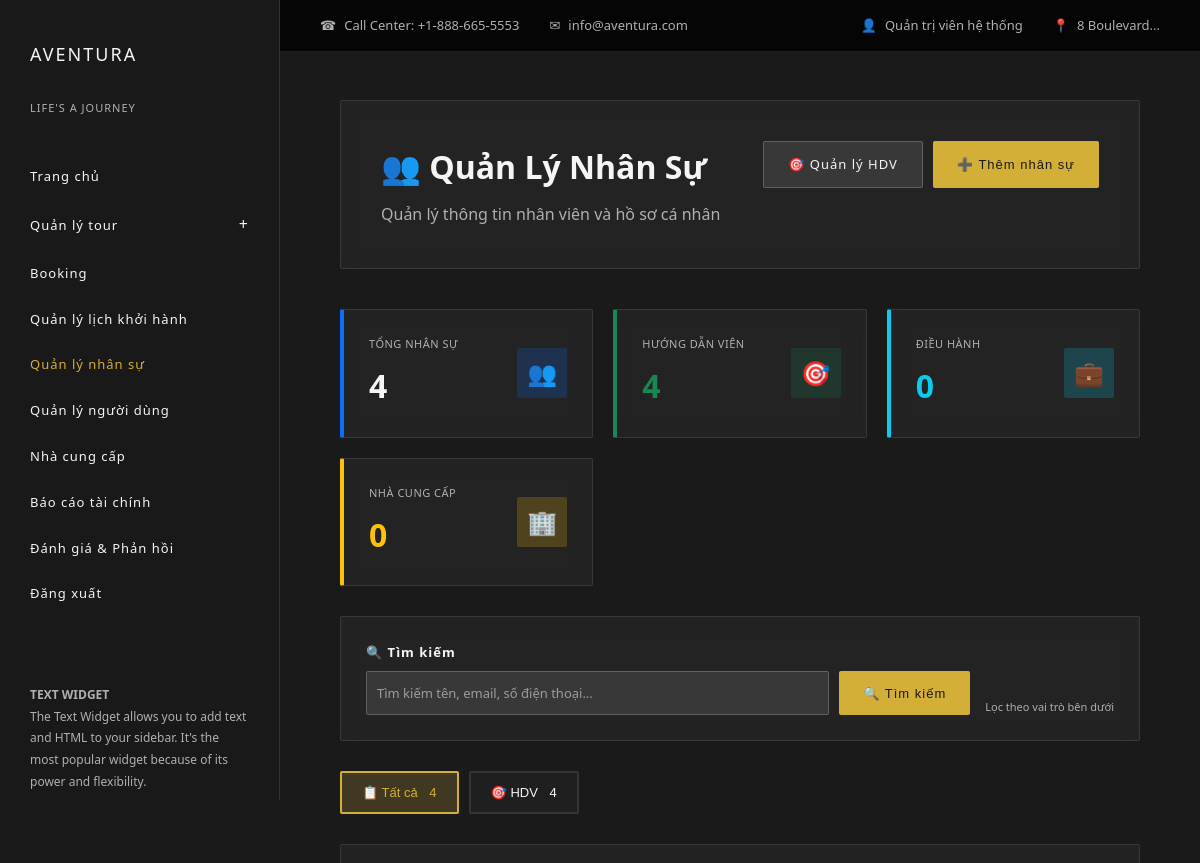
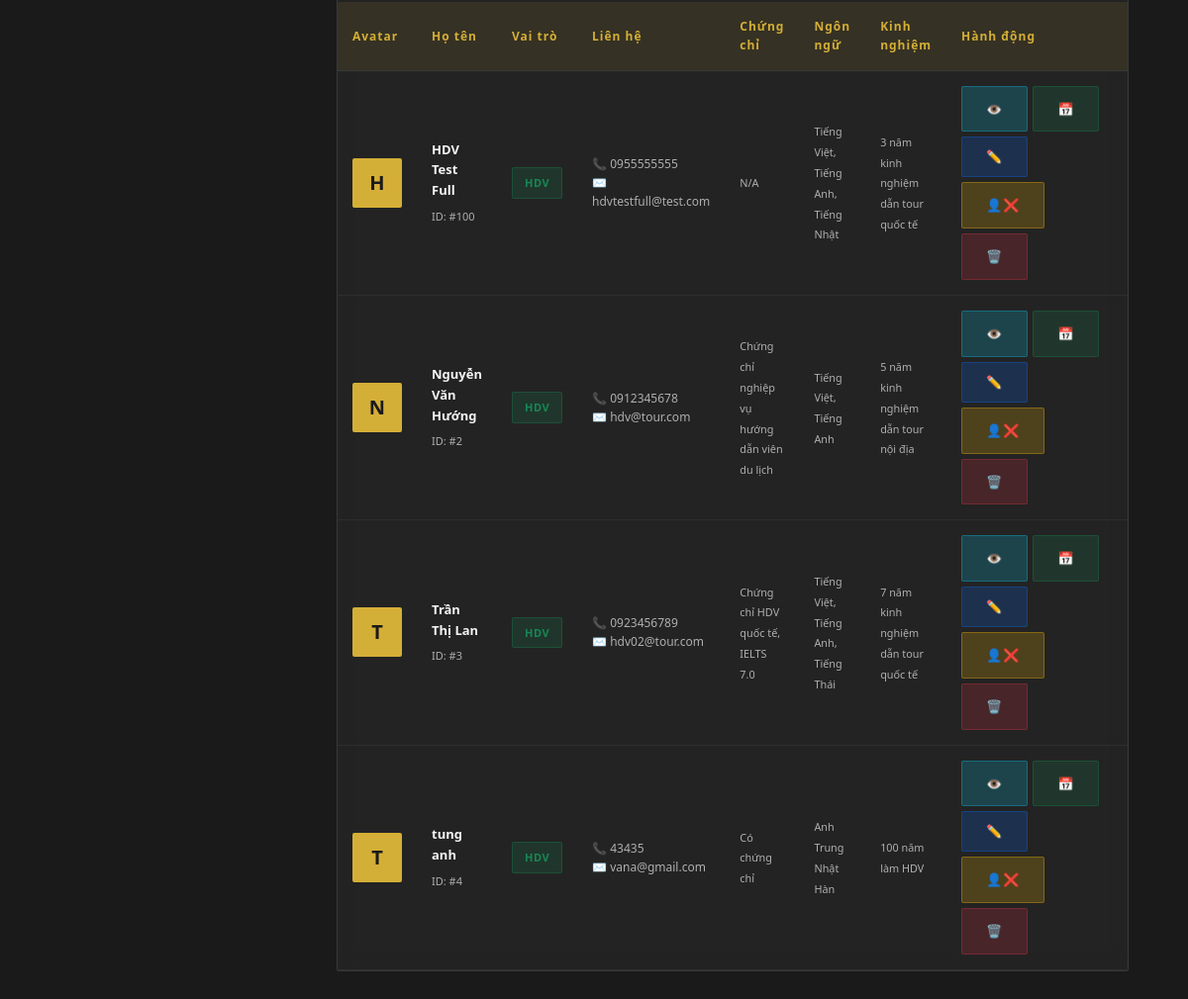
The page /index.php?act=admin/nhanSu (signed in) on the database its author committed (2 pictures, top to bottom).
### tables this page shows
CREATE TABLE `nhan_su` (
  `nhan_su_id` int(11) NOT NULL,
  `nguoi_dung_id` int(11) DEFAULT NULL,
  `vai_tro` enum('HDV','DieuHanh','TaiXe','Khac') DEFAULT NULL,
  `loai_hdv` enum('NoiDia','QuocTe','ChuyenTuyen','ChuyenDoan','TongHop') DEFAULT 'TongHop' COMMENT 'Loại HDV',
  `chuyen_tuyen` varchar(255) DEFAULT NULL COMMENT 'Các tuyến chuyên: Miền Bắc, Miền Trung, Miền Nam, Đông Nam Á...',
  `danh_gia_tb` decimal(3,2) DEFAULT 0.00 COMMENT 'Điểm đánh giá trung bình 0-5',
  `so_tour_da_dan` int(11) DEFAULT 0 COMMENT 'Tổng số tour đã dẫn',
  `trang_thai_lam_viec` enum('SanSang','DangBan','NghiPhep','TamNghi') DEFAULT 'SanSang' COMMENT 'Trạng thái làm việc',
  `chung_chi` text DEFAULT NULL,
  `ngon_ngu` text DEFAULT NULL,
  `kinh_nghiem` text DEFAULT NULL,
  `suc_khoe` text DEFAULT NULL
);

CREATE TABLE `nguoi_dung` (
  `id` int(11) NOT NULL,
  `ten_dang_nhap` varchar(100) DEFAULT NULL,
  `mat_khau` varchar(255) DEFAULT NULL,
  `ho_ten` varchar(255) DEFAULT NULL,
  `avatar` varchar(255) DEFAULT NULL,
  `email` varchar(255) DEFAULT NULL,
  `so_dien_thoai` varchar(20) DEFAULT NULL,
  `vai_tro` enum('Admin','HDV','KhachHang','NhaCungCap') DEFAULT NULL,
  `quyen_cap_cao` tinyint(1) DEFAULT 0,
  `trang_thai` enum('HoatDong','BiKhoa') DEFAULT 'HoatDong',
  `ngay_tao` timestamp NULL DEFAULT current_timestamp()
);

### controllers/AdminController.php (called while the page is built, shortened)
<?php
class AdminController {
    public function nhanSu() {
        $nhanSuModel = new NhanSu();
        $q = isset($_GET['q']) ? trim($_GET['q']) : '';
        $role = isset($_GET['role']) ? trim($_GET['role']) : '';
        $roles = $nhanSuModel->getRoles();
        $data_by_role = [];
        if (!empty($roles)) {
            foreach ($roles as $r) {
                $data_by_role[$r] = $nhanSuModel->getByRole($r);
            }
        }
        if ($q !== '') {
            $nhan_su_list = $nhanSuModel->search($q);
            $active_role = null;
        } elseif ($role !== '' && isset($data_by_role[$role])) {
            $nhan_su_list = $data_by_role[$role];
            $active_role = $role;
        } else {
            $nhan_su_list = $nhanSuModel->getAll();
            $active_role = null;
        }
        require 'views/admin/quan_ly_nhan_su.php';
    }
}

### commons/env.php (called while the page is built, shortened)
<?php
function getPDOConnection() {
    try {
        $conn = new PDO(
            "mysql:host=" . DB_HOST . ";port=" . DB_PORT . ";dbname=" . DB_NAME . ";charset=utf8mb4",
            DB_USERNAME,
            DB_PASSWORD,
            [
                PDO::ATTR_ERRMODE => PDO::ERRMODE_EXCEPTION,
                PDO::ATTR_DEFAULT_FETCH_MODE => PDO::FETCH_ASSOC,
                PDO::ATTR_EMULATE_PREPARES => false
            ]
        );
        $conn->exec("SET time_zone = '+07:00'");
        return $conn;
    } catch (PDOException $e) {
        die("Kết nối thất bại: " . $e->getMessage());
    }
}

### commons/function.php (called while the page is built, shortened)
<?php
function connectDB() {
    return getPDOConnection();
}

### models/NhanSu.php (called while the page is built, shortened)
<?php
class NhanSu
{
    public $conn;
    public function __construct()
    {
        $this->conn = connectDB();
    }
    public function getAll() {
        $sql = "SELECT ns.*, nd.ho_ten, nd.email, nd.so_dien_thoai, nd.ten_dang_nhap, nd.id as nguoi_dung_id_full
                FROM nhan_su AS ns
                LEFT JOIN nguoi_dung AS nd ON ns.nguoi_dung_id = nd.id
                ORDER BY nd.ho_ten ASC";
        $stmt = $this->conn->prepare($sql);
        $stmt->execute();
        return $stmt->fetchAll();
    }
    public function getByRole($role) {
        $sql = "SELECT ns.*, nd.ho_ten, nd.email, nd.so_dien_thoai, nd.ten_dang_nhap, nd.id as nguoi_dung_id_full
                FROM nhan_su AS ns
                LEFT JOIN nguoi_dung AS nd ON ns.nguoi_dung_id = nd.id
                WHERE ns.vai_tro = ?
                ORDER BY nd.ho_ten ASC";
        $stmt = $this->conn->prepare($sql);
        $stmt->execute([$role]);
        return $stmt->fetchAll();
    }
    public function getRoles() {
        $roles = [];
        try {
            $sql = "SELECT DISTINCT vai_tro AS role FROM nhan_su WHERE vai_tro IS NOT NULL AND vai_tro != ''";
            $stmt = $this->conn->prepare($sql);
            $stmt->execute();
            $rows = $stmt->fetchAll();
            foreach ($rows as $r) { $roles[] = $r['role']; }
        } catch (Exception $e) {
        }
        return $roles;
    }
}
?>

### views/admin/quan_ly_nhan_su.php (the view, shortened to what this page needs)
<div class="page-header-section">
    <div style="display: flex; justify-content: space-between; align-items: start; flex-wrap: wrap; gap: 20px;">
        <div>
            <h1>👥 Quản Lý Nhân Sự</h1>
            <p style="color: var(--text-muted); margin-top: 10px;">Quản lý thông tin nhân viên và hồ sơ cá nhân</p>
        </div>
        <div style="display: flex; gap: 10px; flex-wrap: wrap;">
            <a href="index.php?act=admin/hdv_advanced" class="btn btn-secondary">
                🎯 Quản lý HDV
            </a>
            <button id="btnAdd" class="btn btn-primary" onclick="document.getElementById('nhanSuModal').classList.add('show')">
                ➕ Thêm nhân sự
            </button>
        </div>
    </div>
</div>
<?php
$total = count($nhan_su_list ?? []);
$hdvCount = isset($data_by_role['HDV']) ? count($data_by_role['HDV']) : 0;
$dieuHanhCount = isset($data_by_role['DieuHanh']) ? count($data_by_role['DieuHanh']) : 0;
$nhaCungCapCount = isset($data_by_role['NhaCungCap']) ? count($data_by_role['NhaCungCap']) : 0;
?>
<div class="stats-grid">
    <div class="stat-card border-primary">
        <div style="display: flex; justify-content: space-between; align-items: center;">
            <div>
                <div class="stat-label">Tổng nhân sự</div>
                <div class="stat-value"><?php echo $total; ?></div>
            </div>
            <div class="stat-icon bg-primary">👥</div>
        </div>
    </div>
    <div class="stat-card border-success">
        <div style="display: flex; justify-content: space-between; align-items: center;">
            <div>
                <div class="stat-label">Hướng dẫn viên</div>
                <div class="stat-value success"><?php echo $hdvCount; ?></div>
            </div>
            <div class="stat-icon bg-success">🎯</div>
        </div>
    </div>
    <div class="stat-card border-info">
        <div style="display: flex; justify-content: space-between; align-items: center;">
            <div>
                <div class="stat-label">Điều hành</div>
                <div class="stat-value info"><?php echo $dieuHanhCount; ?></div>
            </div>
            <div class="stat-icon bg-info">💼</div>
        </div>
    </div>
    <div class="stat-card border-warning">
        <div style="display: flex; justify-content: space-between; align-items: center;">
            <div>
                <div class="stat-label">Nhà cung cấp</div>
                <div class="stat-value warning"><?php echo $nhaCungCapCount; ?></div>
            </div>
            <div class="stat-icon bg-warning">🏢</div>
        </div>
    </div>
</div>
<div class="filter-section">
    <form method="get" action="index.php">
        <div style="display: grid; grid-template-columns: 1fr auto; gap: 15px; align-items: end;">
            <div class="form-group" style="margin: 0;">
                <label>🔍 Tìm kiếm</label>
                <div class="input-group">
                    <input class="input" type="search" placeholder="Tìm kiếm tên, email, số điện thoại..."
                           name="q" value="<?php echo htmlspecialchars($_GET['q'] ?? ''); ?>">
                    <button class="btn btn-primary" type="submit">🔍 Tìm kiếm</button>
                </div>
            </div>
            <div style="font-size: 11px; color: var(--text-muted); text-align: right;">
                <div>Lọc theo vai trò bên dưới</div>
            </div>
        </div>
    </form>
</div>
<?php if (!empty($roles)): ?>
<div class="role-tabs">
    <button class="role-tab <?php echo ($active_role === null) ? 'active' : ''; ?>"
            onclick="window.location.href='index.php?act=admin/nhanSu'">
        📋 Tất cả
        <span class="badge badge-secondary" style="margin-left: 8px;">
            <?php echo count($nhan_su_list ?? []); ?>
        </span>
    </button>
    <?php
    $roleIcons = [
        'HDV' => '🎯',
        'DieuHanh' => '💼',
        'NhaCungCap' => '🏢',
        'Khac' => '⚙️'
    ];
    foreach($roles as $r):
        $count = isset($data_by_role[$r]) ? count($data_by_role[$r]) : 0;
        $icon = $roleIcons[$r] ?? '👤';
    ?>
        <button class="role-tab <?php echo ($active_role === $r) ? 'active' : ''; ?>"
                onclick="window.location.href='index.php?act=admin/nhanSu&role=<?php echo urlencode($r); ?>'">
            <?php echo $icon; ?> <?php echo htmlspecialchars($r); ?>
            <span class="badge badge-secondary" style="margin-left: 8px;">
                <?php echo $count; ?>
            </span>
        </button>
    <?php endforeach; ?>
</div>
<?php endif; ?>
<div class="table-wrapper">
    <?php if (!empty($nhan_su_list)): ?>
        <table class="table">
            <thead>
                <tr>
                    <th style="width: 80px;">Avatar</th>
                    <th>Họ tên</th>
                    <th>Vai trò</th>
                    <th>Liên hệ</th>
                    <th>Chứng chỉ</th>
                    <th>Ngôn ngữ</th>
                    <th>Kinh nghiệm</th>
                    <th style="width: 280px;">Hành động</th>
                </tr>
            </thead>
            <tbody>
                <?php foreach ($nhan_su_list as $nhan_su): ?>
                    <tr>
                        <td>
                            <div class="employee-avatar">
                                <?php
                                $name = $nhan_su['ho_ten'] ?? 'N';
                                echo strtoupper(mb_substr($name, 0, 1));
                                ?>
                            </div>
                        </td>
                        <td>
                            <div style="font-weight: 600; margin-bottom: 5px; color: var(--text-light);">
                                <?php echo htmlspecialchars($nhan_su['ho_ten'] ?? ''); ?>
                            </div>
                            <small style="color: var(--text-muted); font-size: 11px;">
                                ID: #<?php echo htmlspecialchars($nhan_su['nhan_su_id']); ?>
                            </small>
                        </td>
                        <td>
                            <span class="role-badge <?php
                                echo match($nhan_su['vai_tro'] ?? '') {
                                    'HDV' => 'bg-success',
                                    'DieuHanh' => 'bg-info',
                                    'NhaCungCap' => 'bg-warning',
                                    default => 'bg-secondary'
                                };
                            ?>">
                                <?php echo htmlspecialchars($nhan_su['vai_tro'] ?? ''); ?>
                            </span>
                        </td>
                        <td>
                            <small style="color: var(--text-muted); font-size: 12px; display: block; line-height: 1.6;">
                                <div>📞 <?php echo htmlspecialchars($nhan_su['so_dien_thoai'] ?? 'N/A'); ?></div>
                                <div>✉️ <?php echo htmlspecialchars($nhan_su['email'] ?? 'N/A'); ?></div>
                            </small>
                        </td>
                        <td><small style="color: var(--text-muted);"><?php echo htmlspecialchars($nhan_su['chung_chi'] ?? 'N/A'); ?></small></td>
                        <td><small style="color: var(--text-muted);"><?php echo htmlspecialchars($nhan_su['ngon_ngu'] ?? 'N/A'); ?></small></td>
                        <td><small style="color: var(--text-muted);"><?php echo htmlspecialchars($nhan_su['kinh_nghiem'] ?? 'N/A'); ?></small></td>
                        <td>
                            <div style="display: flex; gap: 5px; flex-wrap: wrap;">
                                <a href="index.php?act=admin/nhanSu_chi_tiet&id=<?php echo $nhan_su['nhan_su_id']; ?>"
                                   class="btn btn-secondary btn-sm"
                                   style="background: rgba(13, 202, 240, 0.2); color: #0dcaf0; border-color: rgba(13, 202, 240, 0.3);"
                                   title="Xem sơ yếu lý lịch">
                                    👁️
                                </a>
                                <?php if ($nhan_su['vai_tro'] === 'HDV'): ?>
                                <a href="index.php?act=admin/hdv_detail&id=<?php echo $nhan_su['nhan_su_id']; ?>"
                                   class="btn btn-secondary btn-sm"
                                   style="background: rgba(25, 135, 84, 0.2); color: #198754; border-color: rgba(25, 135, 84, 0.3);"
                                   title="Quản lý HDV">
                                    📅
                                </a>
                                <?php endif; ?>
                                <button class="btn btn-secondary btn-sm btn-edit"
                                    style="background: rgba(13, 110, 253, 0.2); color: #0d6efd; border-color: rgba(13, 110, 253, 0.3);"
                                    data-id="<?php echo $nhan_su['nhan_su_id']; ?>"
                                    data-vai_tro="<?php echo htmlspecialchars($nhan_su['vai_tro'] ?? ''); ?>"
                                    data-chung_chi="<?php echo htmlspecialchars($nhan_su['chung_chi'] ?? ''); ?>"
                                    data-ngon_ngu="<?php echo htmlspecialchars($nhan_su['ngon_ngu'] ?? ''); ?>"
                                    data-kinh_nghiem="<?php echo htmlspecialchars($nhan_su['kinh_nghiem'] ?? ''); ?>"
                                    data-suc_khoe="<?php echo htmlspecialchars($nhan_su['suc_khoe'] ?? ''); ?>"
                                    data-user_info="<?php echo htmlspecialchars(($nhan_su['ho_ten'] ?? '') . ' (' . ($nhan_su['ten_dang_nhap'] ?? '') . ')'); ?>"
                                    title="Sửa">
                                    ✏️
                                </button>
                                <a href="index.php?act=admin/nhanSu_delete&id=<?php echo $nhan_su['nhan_su_id']; ?>"
                                   class="btn btn-secondary btn-sm"
                                   style="background: rgba(255, 193, 7, 0.2); color: #ffc107; border-color: rgba(255, 193, 7, 0.3);"
                                   onclick="return confirm('Xóa nhân sự này? (Tài khoản sẽ được giữ)');"
                                   title="Xóa NV">
                                    👤❌
                                </a>
                                <a href="index.php?act=admin/nhanSu_delete&id=<?php echo $nhan_su['nhan_su_id']; ?>&delete_user=1"
                                   class="btn btn-secondary btn-sm"
                                   style="background: rgba(220, 53, 69, 0.2); color: #dc3545; border-color: rgba(220, 53, 69, 0.3);"
                                   onclick="return confirm('XÓA VĨ VIỄN: Nhân sự này và tài khoản liên kết sẽ bị xóa. Bạn chắc chắn?');"
                                   title="Xóa All">
                                    🗑️
                                </a>
                            </div>
                        </td>
                    </tr>
                <?php endforeach; ?>
            </tbody>
        </table>
    <?php endif; ?>
</div>
<?php
require __DIR__ . '/../layouts/aventura.php';
?>

### rows shown on the page
nhan_su: nguoi_dung.ho_ten "H", nguoi_dung.ho_ten "HDV Test Full", nhan_su_id "100", vai_tro "HDV", nguoi_dung.so_dien_thoai "0955555555", nguoi_dung.email "hdvtestfull@test.com", chung_chi "N/A", ngon_ngu "Tiếng Việt, Tiếng Anh, Tiếng Nhật", kinh_nghiem "3 năm kinh nghiệm dẫn tour quốc tế"
nhan_su: nguoi_dung.ho_ten "N", nguoi_dung.ho_ten "Nguyễn Văn Hướng", nhan_su_id "2", vai_tro "HDV", nguoi_dung.so_dien_thoai "0912345678", nguoi_dung.email "hdv@tour.com", chung_chi "Chứng chỉ nghiệp vụ hướng dẫn viên du lịch", ngon_ngu "Tiếng Việt, Tiếng Anh", kinh_nghiem "5 năm kinh nghiệm dẫn tour nội địa"
nhan_su: nguoi_dung.ho_ten "T", nguoi_dung.ho_ten "Trần Thị Lan", nhan_su_id "3", vai_tro "HDV", nguoi_dung.so_dien_thoai "0923456789", nguoi_dung.email "hdv02@tour.com", chung_chi "Chứng chỉ HDV quốc tế, IELTS 7.0", ngon_ngu "Tiếng Việt, Tiếng Anh, Tiếng Thái", kinh_nghiem "7 năm kinh nghiệm dẫn tour quốc tế"
nhan_su: nguoi_dung.ho_ten "T", nguoi_dung.ho_ten "tung anh", nhan_su_id "4", vai_tro "HDV", nguoi_dung.so_dien_thoai "43435", nguoi_dung.email "vana@gmail.com", chung_chi "Có chứng chỉ", ngon_ngu "Anh Trung Nhật Hàn", kinh_nghiem "100 năm làm HDV"

### other values the page prints
$_SESSION['user_name'] "Quản trị viên hệ thống"
$total "4"
$hdvCount "4"
$dieuHanhCount "0"
$nhaCungCapCount "0"
count($nhan_su_list ?? []) "4"
$icon "🎯"
$r "HDV"
$count "4"
